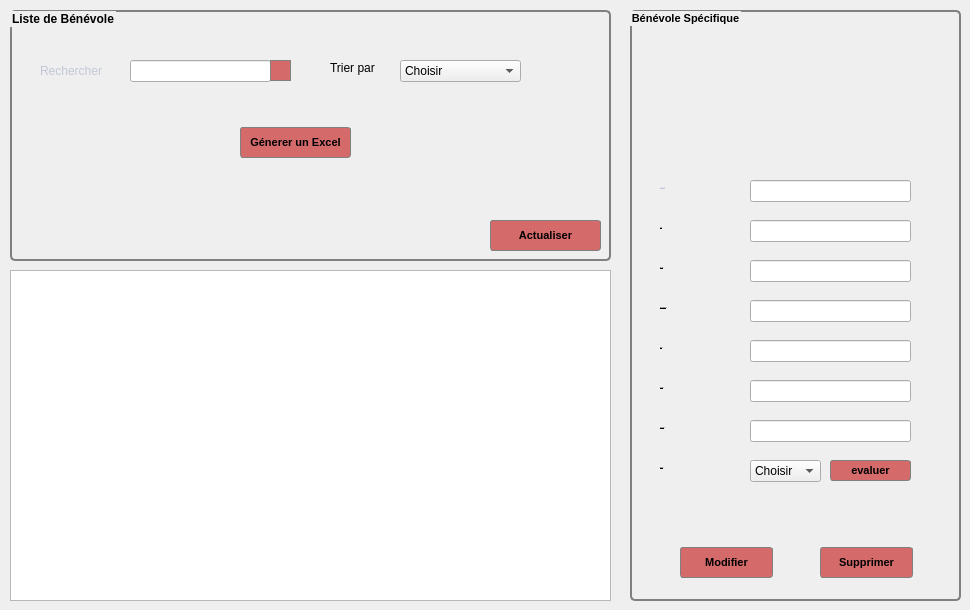
      <widget class="QWidget" name="Afficher_2">
       <attribute name="title">
        <string>Afficher</string>
       </attribute>
       <widget class="QGroupBox" name="groupBox">
        <property name="geometry">
         <rect>
          <x>10</x>
          <y>10</y>
          <width>601</width>
          <height>251</height>
         </rect>
        </property>
        <property name="font">
         <font>
          <weight>75</weight>
          <bold>true</bold>
         </font>
        </property>
        <property name="styleSheet">
         <string notr="true"> QGroupBox {
     background-color: qlineargradient(x1: 0, y1: 0, x2: 0, y2: 1,
                                       stop: 0 #E0E0E0, stop: 1 #FFFFFF);
     border: 2px solid gray;
     border-radius: 5px;
     margin-top: 1ex; /* leave space at the top for the title */
 }

 </string>
        </property>
        <property name="title">
         <string>Liste de Bénévole</string>
        </property>
        <widget class="QLabel" name="label_39">
         <property name="geometry">
          <rect>
           <x>30</x>
           <y>50</y>
           <width>71</width>
           <height>21</height>
          </rect>
         </property>
         <property name="palette">
          <palette>
           <active>
            <colorrole role="WindowText">
             <brush brushstyle="SolidPattern">
              <color alpha="255">
               <red>194</red>
               <green>199</green>
               <blue>213</blue>
              </color>
             </brush>
            </colorrole>
            <colorrole role="Button">
             <brush brushstyle="SolidPattern">
              <color alpha="0">
               <red>0</red>
               <green>0</green>
               <blue>0</blue>
              </color>
             </brush>
            </colorrole>
            <colorrole role="Text">
             <brush brushstyle="SolidPattern">
              <color alpha="255">
               <red>194</red>
               <green>199</green>
               <blue>213</blue>
              </color>
             </brush>
            </colorrole>
            <colorrole role="ButtonText">
             <brush brushstyle="SolidPattern">
              <color alpha="255">
               <red>194</red>
               <green>199</green>
               <blue>213</blue>
              </color>
             </brush>
            </colorrole>
            <colorrole role="Base">
             <brush brushstyle="SolidPattern">
              <color alpha="0">
               <red>0</red>
               <green>0</green>
               <blue>0</blue>
              </color>
             </brush>
            </colorrole>
            <colorrole role="Window">
             <brush brushstyle="SolidPattern">
              <color alpha="0">
               <red>0</red>
               <green>0</green>
               <blue>0</blue>
              </color>
             </brush>
            </colorrole>
            <colorrole role="PlaceholderText">
             <brush brushstyle="SolidPattern">
              <color alpha="128">
               <red>8</red>
               <green>8</green>
               <blue>9</blue>
              </color>
             </brush>
            </colorrole>
           </active>
           <inactive>
            <colorrole role="WindowText">
             <brush brushstyle="SolidPattern">
              <color alpha="255">
               <red>194</red>
               <green>199</green>
               <blue>213</blue>
              </color>
             </brush>
            </colorrole>
            <colorrole role="Button">
             <brush brushstyle="SolidPattern">
              <color alpha="0">
               <red>0</red>
               <green>0</green>
               <blue>0</blue>
              </color>
             </brush>
            </colorrole>
            <colorrole role="Text">
             <brush brushstyle="SolidPattern">
              <color alpha="255">
               <red>194</red>
               <green>199</green>
               <blue>213</blue>
              </color>
             </brush>
            </colorrole>
            <colorrole role="ButtonText">
             <brush brushstyle="SolidPattern">
              <color alpha="255">
               <red>194</red>
               <green>199</green>
               <blue>213</blue>
              </color>
             </brush>
            </colorrole>
            <colorrole role="Base">
             <brush brushstyle="SolidPattern">
              <color alpha="0">
               <red>0</red>
               <green>0</green>
               <blue>0</blue>
              </color>
             </brush>
            </colorrole>
            <colorrole role="Window">
             <brush brushstyle="SolidPattern">
              <color alpha="0">
               <red>0</red>
               <green>0</green>
               <blue>0</blue>
              </color>
             </brush>
            </colorrole>
            <colorrole role="PlaceholderText">
             <brush brushstyle="SolidPattern">
              <color alpha="128">
               <red>8</red>
               <green>8</green>
               <blue>9</blue>
              </color>
             </brush>
            </colorrole>
           </inactive>
           <disabled>
            <colorrole role="WindowText">
             <brush brushstyle="SolidPattern">
              <color alpha="255">
               <red>194</red>
               <green>199</green>
               <blue>213</blue>
              </color>
             </brush>
            </colorrole>
            <colorrole role="Button">
             <brush brushstyle="SolidPattern">
              <color alpha="0">
               <red>0</red>
               <green>0</green>
               <blue>0</blue>
              </color>
             </brush>
            </colorrole>
            <colorrole role="Text">
             <brush brushstyle="SolidPattern">
              <color alpha="255">
               <red>194</red>
               <green>199</green>
               <blue>213</blue>
              </color>
             </brush>
            </colorrole>
            <colorrole role="ButtonText">
             <brush brushstyle="SolidPattern">
              <color alpha="255">
               <red>194</red>
               <green>199</green>
               <blue>213</blue>
              </color>
             </brush>
            </colorrole>
            <colorrole role="Base">
             <brush brushstyle="SolidPattern">
              <color alpha="0">
               <red>0</red>
               <green>0</green>
               <blue>0</blue>
              </color>
             </brush>
            </colorrole>
            <colorrole role="Window">
             <brush brushstyle="SolidPattern">
              <color alpha="0">
               <red>0</red>
               <green>0</green>
               <blue>0</blue>
              </color>
             </brush>
            </colorrole>
            <colorrole role="PlaceholderText">
             <brush brushstyle="SolidPattern">
              <color alpha="128">
               <red>0</red>
               <green>0</green>
               <blue>0</blue>
              </color>
             </brush>
            </colorrole>
           </disabled>
          </palette>
         </property>
         <property name="frameShape">
          <enum>QFrame::NoFrame</enum>
         </property>
         <property name="frameShadow">
          <enum>QFrame::Plain</enum>
         </property>
         <property name="lineWidth">
          <number>1</number>
         </property>
         <property name="text">
          <string>Rechercher</string>
         </property>
         <property name="scaledContents">
          <bool>false</bool>
         </property>
        </widget>
        <widget class="QLineEdit" name="lineEdit_chercher">
         <property name="geometry">
          <rect>
           <x>120</x>
           <y>50</y>
           <width>141</width>
           <height>22</height>
          </rect>
         </property>
         <property name="styleSheet">
          <string notr="true">/* QLineEdit {
     border: 2px solid gray;
     border-radius: 10px;
     padding: 0 8px;
     background: #c2c2c2;
     selection-background-color: darkgray;
 }</string>
         </property>
        </widget>
        <widget class="QLabel" name="label_40">
         <property name="geometry">
          <rect>
           <x>320</x>
           <y>50</y>
           <width>56</width>
           <height>16</height>
          </rect>
         </property>
         <property name="text">
          <string>Trier par</string>
         </property>
        </widget>
        <widget class="QPushButton" name="pushButton">
         <property name="geometry">
          <rect>
           <x>230</x>
           <y>117</y>
           <width>111</width>
           <height>31</height>
          </rect>
         </property>
         <property name="styleSheet">
          <string notr="true">QPushButton{
  background-color: #D46A6A;
     border-style: allset;
     border-width: 2px;
     border-radius: 3px;
     border: 1px solid grey;
     font: bold 11px;
     min-width: 5em;
     padding: 3px;
}
 QPushButton:pressed {
     background-color: qlineargradient(x1: 0, y1: 0, x2: 0, y2: 1,
                                       stop: 0 #dadbde, stop: 1 #f6f7fa);
 }</string>
         </property>
         <property name="text">
          <string>Génerer un Excel</string>
         </property>
        </widget>
        <widget class="QPushButton" name="pushButton_actualiser">
         <property name="geometry">
          <rect>
           <x>480</x>
           <y>210</y>
           <width>111</width>
           <height>31</height>
          </rect>
         </property>
         <property name="styleSheet">
          <string notr="true">QPushButton{
  background-color: #D46A6A;
     border-style: allset;
     border-width: 2px;
     border-radius: 3px;
     border: 1px solid grey;
     font: bold 11px;
     min-width: 5em;
     padding: 3px;
}
 QPushButton:pressed {
     background-color: qlineargradient(x1: 0, y1: 0, x2: 0, y2: 1,
                                       stop: 0 #dadbde, stop: 1 #f6f7fa);
 }</string>
         </property>
         <property name="text">
          <string>Actualiser</string>
         </property>
        </widget>
        <widget class="QPushButton" name="pushButton_3">
         <property name="geometry">
          <rect>
           <x>260</x>
           <y>50</y>
           <width>21</width>
           <height>21</height>
          </rect>
         </property>
         <property name="styleSheet">
          <string notr="true">QPushButton{
color:white;
border:1px solid grey;
background-color:#D46A6A;
}</string>
         </property>
         <property name="text">
          <string/>
         </property>
        </widget>
        <widget class="QComboBox" name="comboBox">
         <property name="geometry">
          <rect>
           <x>390</x>
           <y>50</y>
           <width>121</width>
           <height>22</height>
          </rect>
         </property>
         <item>
          <property name="text">
           <string>Choisir</string>
          </property>
         </item>
         <item>
          <property name="text">
           <string>Nom</string>
          </property>
         </item>
         <item>
          <property name="text">
           <string>ID</string>
          </property>
         </item>
         <item>
          <property name="text">
           <string>Prénom</string>
          </property>
         </item>
        </widget>
       </widget>
       <widget class="QGroupBox" name="groupBox_2">
        <property name="geometry">
         <rect>
          <x>630</x>
          <y>10</y>
          <width>331</width>
          <height>591</height>
         </rect>
        </property>
        <property name="font">
         <font>
          <pointsize>8</pointsize>
          <weight>75</weight>
          <bold>true</bold>
         </font>
        </property>
        <property name="styleSheet">
         <string notr="true"> QGroupBox {
     background-color: qlineargradient(x1: 0, y1: 0, x2: 0, y2: 1,
                                       stop: 0 #E0E0E0, stop: 1 #FFFFFF);
     border: 2px solid gray;
     border-radius: 5px;
     margin-top: 1ex; /* leave space at the top for the title */
 }</string>
        </property>
        <property name="title">
         <string>Bénévole Spécifique</string>
        </property>
        <widget class="QLabel" name="label_41">
         <property name="geometry">
          <rect>
           <x>30</x>
           <y>210</y>
           <width>56</width>
           <height>16</height>
          </rect>
         </property>
         <property name="font">
          <font>
           <pointsize>-1</pointsize>
           <underline>true</underline>
          </font>
         </property>
         <property name="text">
          <string>Nom</string>
         </property>
        </widget>
        <widget class="QLabel" name="label_42">
         <property name="geometry">
          <rect>
           <x>30</x>
           <y>250</y>
           <width>56</width>
           <height>16</height>
          </rect>
         </property>
         <property name="font">
          <font>
           <pointsize>-1</pointsize>
           <underline>true</underline>
          </font>
         </property>
         <property name="text">
          <string>Prénom</string>
         </property>
        </widget>
        <widget class="QLabel" name="label_43">
         <property name="geometry">
          <rect>
           <x>30</x>
           <y>290</y>
           <width>91</width>
           <height>16</height>
          </rect>
         </property>
         <property name="font">
          <font>
           <pointsize>-1</pointsize>
           <underline>true</underline>
          </font>
         </property>
         <property name="text">
          <string>Date naissance</string>
         </property>
        </widget>
        <widget class="QLabel" name="label_44">
         <property name="geometry">
          <rect>
           <x>30</x>
           <y>330</y>
           <width>56</width>
           <height>16</height>
          </rect>
         </property>
         <property name="font">
          <font>
           <pointsize>-1</pointsize>
           <underline>true</underline>
          </font>
         </property>
         <property name="text">
          <string>Email</string>
         </property>
        </widget>
        <widget class="QLabel" name="label_45">
         <property name="geometry">
          <rect>
           <x>30</x>
           <y>370</y>
           <width>56</width>
           <height>16</height>
          </rect>
         </property>
         <property name="font">
          <font>
           <pointsize>-1</pointsize>
           <underline>true</underline>
          </font>
         </property>
         <property name="text">
          <string>Adresse</string>
         </property>
        </widget>
        <widget class="QLabel" name="label_46">
         <property name="geometry">
          <rect>
           <x>30</x>
           <y>410</y>
           <width>71</width>
           <height>16</height>
          </rect>
         </property>
         <property name="font">
          <font>
           <pointsize>-1</pointsize>
           <underline>true</underline>
          </font>
         </property>
         <property name="text">
          <string>Téléphone</string>
         </property>
        </widget>
        <widget class="QLabel" name="label_47">
         <property name="geometry">
          <rect>
           <x>30</x>
           <y>170</y>
           <width>71</width>
           <height>16</height>
          </rect>
         </property>
         <property name="palette">
          <palette>
           <active>
            <colorrole role="WindowText">
             <brush brushstyle="SolidPattern">
              <color alpha="255">
               <red>194</red>
               <green>199</green>
               <blue>213</blue>
              </color>
             </brush>
            </colorrole>
            <colorrole role="Button">
             <brush brushstyle="SolidPattern">
              <color alpha="0">
               <red>0</red>
               <green>0</green>
               <blue>0</blue>
              </color>
             </brush>
            </colorrole>
            <colorrole role="Text">
             <brush brushstyle="SolidPattern">
              <color alpha="255">
               <red>194</red>
               <green>199</green>
               <blue>213</blue>
              </color>
             </brush>
            </colorrole>
            <colorrole role="ButtonText">
             <brush brushstyle="SolidPattern">
              <color alpha="255">
               <red>194</red>
               <green>199</green>
               <blue>213</blue>
              </color>
             </brush>
            </colorrole>
            <colorrole role="Base">
             <brush brushstyle="SolidPattern">
              <color alpha="0">
               <red>0</red>
               <green>0</green>
               <blue>0</blue>
              </color>
             </brush>
            </colorrole>
            <colorrole role="Window">
             <brush brushstyle="SolidPattern">
              <color alpha="0">
               <red>0</red>
               <green>0</green>
               <blue>0</blue>
              </color>
             </brush>
            </colorrole>
            <colorrole role="PlaceholderText">
             <brush brushstyle="NoBrush">
              <color alpha="128">
               <red>194</red>
               <green>199</green>
               <blue>213</blue>
              </color>
             </brush>
            </colorrole>
           </active>
           <inactive>
            <colorrole role="WindowText">
             <brush brushstyle="SolidPattern">
              <color alpha="255">
               <red>194</red>
               <green>199</green>
               <blue>213</blue>
              </color>
             </brush>
            </colorrole>
            <colorrole role="Button">
             <brush brushstyle="SolidPattern">
              <color alpha="0">
               <red>0</red>
               <green>0</green>
               <blue>0</blue>
              </color>
             </brush>
            </colorrole>
            <colorrole role="Text">
             <brush brushstyle="SolidPattern">
              <color alpha="255">
               <red>194</red>
               <green>199</green>
               <blue>213</blue>
              </color>
             </brush>
            </colorrole>
            <colorrole role="ButtonText">
             <brush brushstyle="SolidPattern">
              <color alpha="255">
               <red>194</red>
               <green>199</green>
               <blue>213</blue>
              </color>
             </brush>
            </colorrole>
            <colorrole role="Base">
             <brush brushstyle="SolidPattern">
              <color alpha="0">
               <red>0</red>
               <green>0</green>
               <blue>0</blue>
              </color>
             </brush>
            </colorrole>
            <colorrole role="Window">
             <brush brushstyle="SolidPattern">
              <color alpha="0">
               <red>0</red>
               <green>0</green>
               <blue>0</blue>
              </color>
             </brush>
            </colorrole>
            <colorrole role="PlaceholderText">
             <brush brushstyle="NoBrush">
              <color alpha="128">
               <red>194</red>
               <green>199</green>
               <blue>213</blue>
              </color>
             </brush>
            </colorrole>
           </inactive>
           <disabled>
            <colorrole role="WindowText">
             <brush brushstyle="SolidPattern">
              <color alpha="255">
               <red>194</red>
               <green>199</green>
               <blue>213</blue>
              </color>
             </brush>
            </colorrole>
            <colorrole role="Button">
             <brush brushstyle="SolidPattern">
              <color alpha="0">
               <red>0</red>
               <green>0</green>
               <blue>0</blue>
              </color>
             </brush>
            </colorrole>
            <colorrole role="Text">
             <brush brushstyle="SolidPattern">
              <color alpha="255">
               <red>194</red>
               <green>199</green>
               <blue>213</blue>
              </color>
             </brush>
            </colorrole>
            <colorrole role="ButtonText">
             <brush brushstyle="SolidPattern">
              <color alpha="255">
               <red>194</red>
               <green>199</green>
               <blue>213</blue>
              </color>
             </brush>
            </colorrole>
            <colorrole role="Base">
             <brush brushstyle="SolidPattern">
              <color alpha="0">
               <red>0</red>
               <green>0</green>
               <blue>0</blue>
              </color>
             </brush>
            </colorrole>
            <colorrole role="Window">
             <brush brushstyle="SolidPattern">
              <color alpha="0">
               <red>0</red>
               <green>0</green>
               <blue>0</blue>
              </color>
             </brush>
            </colorrole>
            <colorrole role="PlaceholderText">
             <brush brushstyle="NoBrush">
              <color alpha="128">
               <red>194</red>
               <green>199</green>
               <blue>213</blue>
              </color>
             </brush>
            </colorrole>
           </disabled>
          </palette>
         </property>
         <property name="font">
          <font>
           <pointsize>-1</pointsize>
           <underline>true</underline>
          </font>
         </property>
         <property name="styleSheet">
          <string notr="true"> QFrame, QLabel, QToolTip {
font-color:#black
     
 }</string>
         </property>
         <property name="text">
          <string>Id Bénévole</string>
         </property>
        </widget>
        <widget class="QLineEdit" name="lineEdit_nom_2">
         <property name="geometry">
          <rect>
           <x>120</x>
           <y>210</y>
           <width>161</width>
           <height>22</height>
          </rect>
         </property>
         <property name="styleSheet">
          <string notr="true">/* QLineEdit {
     border: 2px solid gray;
     border-radius: 10px;
     padding: 0 8px;
     background: #c2c2c2;
     selection-background-color: darkgray;
 }</string>
         </property>
         <property name="readOnly">
          <bool>false</bool>
         </property>
        </widget>
        <widget class="QLineEdit" name="lineEdit_prenom">
         <property name="geometry">
          <rect>
           <x>120</x>
           <y>250</y>
           <width>161</width>
           <height>22</height>
          </rect>
         </property>
         <property name="styleSheet">
          <string notr="true">/* QLineEdit {
     border: 2px solid gray;
     border-radius: 10px;
     padding: 0 8px;
     background: #c2c2c2;
     selection-background-color: darkgray;
 }</string>
         </property>
         <property name="readOnly">
          <bool>false</bool>
         </property>
        </widget>
        <widget class="QLineEdit" name="lineEdit_email">
         <property name="geometry">
          <rect>
           <x>120</x>
           <y>330</y>
           <width>161</width>
           <height>22</height>
          </rect>
         </property>
         <property name="styleSheet">
          <string notr="true">/* QLineEdit {
     border: 2px solid gray;
     border-radius: 10px;
     padding: 0 8px;
     background: #c2c2c2;
     selection-background-color: darkgray;
 }</string>
         </property>
         <property name="readOnly">
          <bool>false</bool>
         </property>
        </widget>
        <widget class="QLineEdit" name="lineEdit_ad">
         <property name="geometry">
          <rect>
           <x>120</x>
           <y>370</y>
           <width>161</width>
           <height>22</height>
          </rect>
         </property>
         <property name="styleSheet">
          <string notr="true">/* QLineEdit {
     border: 2px solid gray;
     border-radius: 10px;
     padding: 0 8px;
     background: #c2c2c2;
     selection-background-color: darkgray;
 }</string>
         </property>
         <property name="readOnly">
          <bool>false</bool>
         </property>
        </widget>
        <widget class="QLineEdit" name="lineEdit_tel">
         <property name="geometry">
          <rect>
           <x>120</x>
           <y>410</y>
           <width>161</width>
           <height>22</height>
          </rect>
         </property>
         <property name="styleSheet">
          <string notr="true">/* QLineEdit {
     border: 2px solid gray;
     border-radius: 10px;
     padding: 0 8px;
     background: #c2c2c2;
     selection-background-color: darkgray;
 }</string>
         </property>
         <property name="readOnly">
          <bool>false</bool>
         </property>
        </widget>
        <widget class="QLineEdit" name="lineEdit_id">
         <property name="geometry">
          <rect>
           <x>120</x>
           <y>170</y>
           <width>161</width>
           <height>22</height>
          </rect>
         </property>
         <property name="styleSheet">
          <string notr="true">/* QLineEdit {
     border: 2px solid gray;
     border-radius: 10px;
     padding: 0 8px;
     background: #c2c2c2;
     selection-background-color: darkgray;
 }</string>
         </property>
         <property name="readOnly">
          <bool>true</bool>
         </property>
        </widget>
        <widget class="QPushButton" name="pushButton_modifier">
         <property name="geometry">
          <rect>
           <x>50</x>
           <y>537</y>
           <width>93</width>
           <height>31</height>
          </rect>
         </property>
         <property name="styleSheet">
          <string notr="true">QPushButton{
  background-color: #D46A6A;
     border-style: outset;
     border-width: 2px;
     border-radius: 3px;
     border:1px solid grey;
     font: bold 11px;
     min-width: 5em;
     padding: 3px;



} QPushButton:pressed {
     background-color: qlineargradient(x1: 0, y1: 0, x2: 0, y2: 1,
                                       stop: 0 #dadbde, stop: 1 #f6f7fa);
 }</string>
         </property>
         <property name="text">
          <string>Modifier</string>
         </property>
        </widget>
        <widget class="QPushButton" name="pushButton_supprimer">
         <property name="geometry">
          <rect>
           <x>190</x>
           <y>537</y>
           <width>93</width>
           <height>31</height>
          </rect>
         </property>
         <property name="styleSheet">
          <string notr="true">QPushButton{
  background-color: #D46A6A;
     border-style: outset;
     border-width: 2px;
     border-radius: 3px;
    border:1px solid grey;
     font: bold 11px;
     min-width: 5em;
     padding: 3px;



} QPushButton:pressed {
     background-color: qlineargradient(x1: 0, y1: 0, x2: 0, y2: 1,
                                       stop: 0 #dadbde, stop: 1 #f6f7fa);
 }</string>
         </property>
         <property name="text">
          <string>Supprimer</string>
         </property>
        </widget>
        <widget class="QLineEdit" name="lineEdit_date">
         <property name="geometry">
          <rect>
           <x>120</x>
           <y>290</y>
           <width>161</width>
           <height>22</height>
          </rect>
         </property>
         <property name="styleSheet">
          <string notr="true">/* QLineEdit {
     border: 2px solid gray;
     border-radius: 10px;
     padding: 0 8px;
     background: #c2c2c2;
     selection-background-color: darkgray;
 }</string>
         </property>
        </widget>
        <widget class="QLabel" name="label_48">
         <property name="geometry">
          <rect>
           <x>30</x>
           <y>450</y>
           <width>56</width>
           <height>16</height>
          </rect>
         </property>
         <property name="font">
          <font>
           <family>MS Shell Dlg 2</family>
           <pointsize>-1</pointsize>
           <underline>true</underline>
          </font>
         </property>
         <property name="text">
          <string>Evaluer</string>
         </property>
        </widget>
        <widget class="QLabel" name="label_pic">
         <property name="geometry">
          <rect>
           <x>20</x>
           <y>30</y>
           <width>131</width>
           <height>121</height>
          </rect>
         </property>
         <property name="styleSheet">
          <string notr="true"/>
         </property>
         <property name="text">
          <string/>
         </property>
        </widget>
        <widget class="QComboBox" name="comboBox_2">
         <property name="geometry">
          <rect>
           <x>120</x>
           <y>450</y>
           <width>71</width>
           <height>22</height>
          </rect>
         </property>
         <item>
          <property name="text">
           <string>Choisir</string>
          </property>
         </item>
         <item>
          <property name="text">
           <string>1</string>
          </property>
         </item>
         <item>
          <property name="text">
           <string>2</string>
          </property>
         </item>
         <item>
          <property name="text">
           <string>3</string>
          </property>
         </item>
         <item>
          <property name="text">
           <string>4</string>
          </property>
         </item>
         <item>
          <property name="text">
           <string>5</string>
          </property>
         </item>
        </widget>
        <widget class="QPushButton" name="evaluer">
         <property name="geometry">
          <rect>
           <x>200</x>
           <y>450</y>
           <width>81</width>
           <height>21</height>
          </rect>
         </property>
         <property name="styleSheet">
          <string notr="true">QPushButton{
  background-color: #D46A6A;
     border-style: allset;
     border-width: 2px;
     border-radius: 3px;
     border: 1px solid grey;
     font: bold 11px;
     min-width: 5em;
     padding: 3px;
}
 QPushButton:pressed {
     background-color: qlineargradient(x1: 0, y1: 0, x2: 0, y2: 1,
                                       stop: 0 #dadbde, stop: 1 #f6f7fa);
 }</string>
         </property>
         <property name="text">
          <string>evaluer</string>
         </property>
        </widget>
       </widget>
       <widget class="QTableView" name="tableView_2">
        <property name="geometry">
         <rect>
          <x>10</x>
          <y>270</y>
          <width>601</width>
          <height>331</height>
         </rect>
        </property>
        <property name="styleSheet">
         <string notr="true"> QTableView {
     selection-background-color: qlineargradient(x1: 0, y1: 0, x2: 0.5, y2: 0.5,
                                 stop: 0 #FF92BB, stop: 1 white);
 }</string>
        </property>
       </widget>
      </widget>
